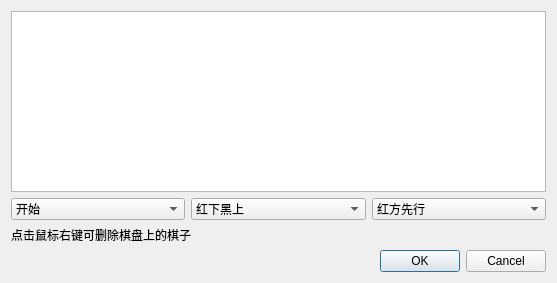
<?xml version="1.0" encoding="UTF-8"?>
<ui version="4.0">
 <class>BoardEditorDialog</class>
 <widget class="QDialog" name="BoardEditorDialog">
  <property name="geometry">
   <rect>
    <x>0</x>
    <y>0</y>
    <width>557</width>
    <height>283</height>
   </rect>
  </property>
  <property name="sizePolicy">
   <sizepolicy hsizetype="Expanding" vsizetype="Expanding">
    <horstretch>0</horstretch>
    <verstretch>0</verstretch>
   </sizepolicy>
  </property>
  <property name="windowTitle">
   <string>编辑局面</string>
  </property>
  <layout class="QVBoxLayout" name="verticalLayout">
   <item>
    <widget class="QGraphicsView" name="boardView"/>
   </item>
   <item>
    <layout class="QHBoxLayout" name="horizontalLayout">
     <item>
      <widget class="QComboBox" name="comboBoxInitialStatus">
       <item>
        <property name="text">
         <string>开始</string>
        </property>
       </item>
       <item>
        <property name="text">
         <string>当前局面</string>
        </property>
       </item>
       <item>
        <property name="text">
         <string>结束</string>
        </property>
       </item>
      </widget>
     </item>
     <item>
      <widget class="QComboBox" name="comboBoxFlipSide">
       <item>
        <property name="text">
         <string>红下黑上</string>
        </property>
       </item>
       <item>
        <property name="text">
         <string>黑下红上</string>
        </property>
       </item>
      </widget>
     </item>
     <item>
      <widget class="QComboBox" name="comboBoxTurnSide">
       <item>
        <property name="text">
         <string>红方先行</string>
        </property>
       </item>
       <item>
        <property name="text">
         <string>黑方先行</string>
        </property>
       </item>
      </widget>
     </item>
    </layout>
   </item>
   <item>
    <widget class="QLabel" name="label">
     <property name="text">
      <string>点击鼠标右键可删除棋盘上的棋子</string>
     </property>
    </widget>
   </item>
   <item>
    <widget class="QDialogButtonBox" name="buttonBox">
     <property name="orientation">
      <enum>Qt::Horizontal</enum>
     </property>
     <property name="standardButtons">
      <set>QDialogButtonBox::Cancel|QDialogButtonBox::Ok</set>
     </property>
    </widget>
   </item>
  </layout>
 </widget>
 <resources/>
 <connections>
  <connection>
   <sender>buttonBox</sender>
   <signal>accepted()</signal>
   <receiver>BoardEditorDialog</receiver>
   <slot>accept()</slot>
   <hints>
    <hint type="sourcelabel">
     <x>248</x>
     <y>254</y>
    </hint>
    <hint type="destinationlabel">
     <x>157</x>
     <y>274</y>
    </hint>
   </hints>
  </connection>
  <connection>
   <sender>buttonBox</sender>
   <signal>rejected()</signal>
   <receiver>BoardEditorDialog</receiver>
   <slot>reject()</slot>
   <hints>
    <hint type="sourcelabel">
     <x>316</x>
     <y>260</y>
    </hint>
    <hint type="destinationlabel">
     <x>286</x>
     <y>274</y>
    </hint>
   </hints>
  </connection>
 </connections>
</ui>
